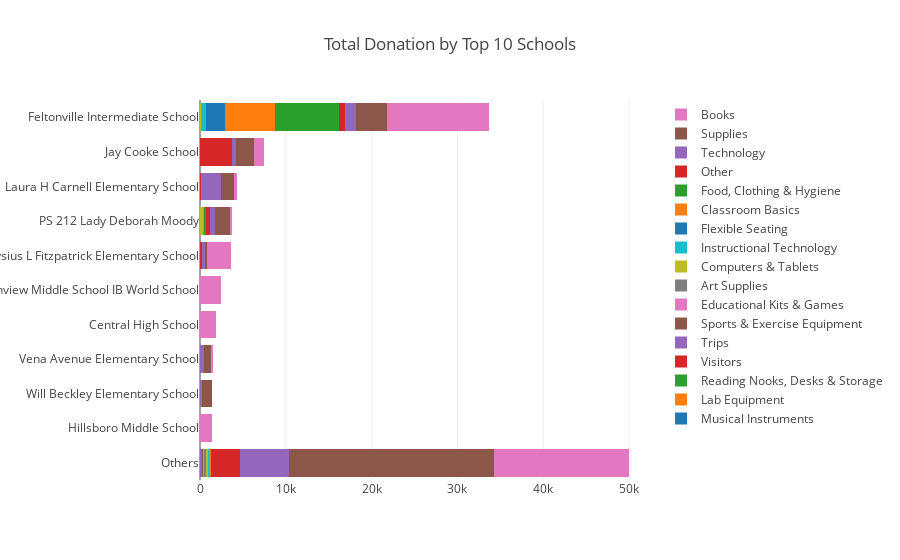

Here is the notebook cell this chart was saved with:
### Markdown cell above
### <a id='4.3'>4.3 Analysis: How is donation distributed amongst the top 10 school that a donor donates to?</a>

### Code cell
index =  'School Name'
values = 'Donation Amount'
columns = 'Project Resource Category'
xAxisOrder = None
orderBy = 'Project Resource Category'

chart = stacked_chart_data(df, index, values, columns, orderBy, xAxisOrder)

chart_1 = chart[0:10].copy(deep = True)
chart_1.loc[len(chart_1)] = chart[10:].sum(axis = 0)
chart_1 = chart_1.rename(index={10: 'Others'})
stacked_horiz_bar(chart_1, 'Top 10 Schools')

### Figure 1 — Plotly figure (JSON) as saved in the notebook; plotly's stock layout.template omitted (floating-point values rounded to 4 significant figures)
{"data": [{"name": "Musical Instruments", "orientation": "h", "type": "bar", "x": [4, 0, 0, 0, 0, 0, 0, 0, 0, 0, 0], "y": ["Others", "Hillsboro Middle School", "Will Beckley Elementary School", "Vena Avenue Elementary School", "Central High School", "Northview Middle School IB World School", "Aloysius L Fitzpatrick Elementary School", "PS 212 Lady Deborah Moody", "Laura H Carnell Elementary School", "Jay Cooke School", "Feltonville Intermediate School"]}, {"name": "Lab Equipment", "orientation": "h", "type": "bar", "x": [13, 0, 0, 0, 0, 0, 0, 0, 0, 0, 0], "y": ["Others", "Hillsboro Middle School", "Will Beckley Elementary School", "Vena Avenue Elementary School", "Central High School", "Northview Middle School IB World School", "Aloysius L Fitzpatrick Elementary School", "PS 212 Lady Deborah Moody", "Laura H Carnell Elementary School", "Jay Cooke School", "Feltonville Intermediate School"]}, {"name": "Reading Nooks, Desks & Storage", "orientation": "h", "type": "bar", "x": [9, 0, 0, 0, 0, 0, 0, 0, 0, 0, 10], "y": ["Others", "Hillsboro Middle School", "Will Beckley Elementary School", "Vena Avenue Elementary School", "Central High School", "Northview Middle School IB World School", "Aloysius L Fitzpatrick Elementary School", "PS 212 Lady Deborah Moody", "Laura H Carnell Elementary School", "Jay Cooke School", "Feltonville Intermediate School"]}, {"name": "Visitors", "orientation": "h", "type": "bar", "x": [28, 0, 0, 0, 0, 0, 0, 0, 0, 0, 0], "y": ["Others", "Hillsboro Middle School", "Will Beckley Elementary School", "Vena Avenue Elementary School", "Central High School", "Northview Middle School IB World School", "Aloysius L Fitzpatrick Elementary School", "PS 212 Lady Deborah Moody", "Laura H Carnell Elementary School", "Jay Cooke School", "Feltonville Intermediate School"]}, {"name": "Trips", "orientation": "h", "type": "bar", "x": [129.1, 0, 0, 0, 0, 2, 0, 0, 0, 0, 0], "y": ["Others", "Hillsboro Middle School", "Will Beckley Elementary School", "Vena Avenue Elementary School", "Central High School", "Northview Middle School IB World School", "Aloysius L Fitzpatrick Elementary School", "PS 212 Lady Deborah Moody", "Laura H Carnell Elementary School", "Jay Cooke School", "Feltonville Intermediate School"]}, {"name": "Sports & Exercise Equipment", "orientation": "h", "type": "bar", "x": [135, 0, 0, 0, 0, 0, 0, 0, 0, 0, 0], "y": ["Others", "Hillsboro Middle School", "Will Beckley Elementary School", "Vena Avenue Elementary School", "Central High School", "Northview Middle School IB World School", "Aloysius L Fitzpatrick Elementary School", "PS 212 Lady Deborah Moody", "Laura H Carnell Elementary School", "Jay Cooke School", "Feltonville Intermediate School"]}, {"name": "Educational Kits & Games", "orientation": "h", "type": "bar", "x": [137, 0, 0, 0, 0, 0, 0, 25, 0, 0, 20], "y": ["Others", "Hillsboro Middle School", "Will Beckley Elementary School", "Vena Avenue Elementary School", "Central High School", "Northview Middle School IB World School", "Aloysius L Fitzpatrick Elementary School", "PS 212 Lady Deborah Moody", "Laura H Carnell Elementary School", "Jay Cooke School", "Feltonville Intermediate School"]}, {"name": "Art Supplies", "orientation": "h", "type": "bar", "x": [214, 0, 0, 0, 0, 0, 0, 0, 0, 0, 0], "y": ["Others", "Hillsboro Middle School", "Will Beckley Elementary School", "Vena Avenue Elementary School", "Central High School", "Northview Middle School IB World School", "Aloysius L Fitzpatrick Elementary School", "PS 212 Lady Deborah Moody", "Laura H Carnell Elementary School", "Jay Cooke School", "Feltonville Intermediate School"]}, {"name": "Computers & Tablets", "orientation": "h", "type": "bar", "x": [222, 0, 0, 0, 0, 0, 45, 363.8, 0, 0, 40], "y": ["Others", "Hillsboro Middle School", "Will Beckley Elementary School", "Vena Avenue Elementary School", "Central High School", "Northview Middle School IB World School", "Aloysius L Fitzpatrick Elementary School", "PS 212 Lady Deborah Moody", "Laura H Carnell Elementary School", "Jay Cooke School", "Feltonville Intermediate School"]}, {"name": "Instructional Technology", "orientation": "h", "type": "bar", "x": [107, 0, 0, 0, 0, 0, 0, 0, 0, 0, 589.3], "y": ["Others", "Hillsboro Middle School", "Will Beckley Elementary School", "Vena Avenue Elementary School", "Central High School", "Northview Middle School IB World School", "Aloysius L Fitzpatrick Elementary School", "PS 212 Lady Deborah Moody", "Laura H Carnell Elementary School", "Jay Cooke School", "Feltonville Intermediate School"]}, {"name": "Flexible Seating", "orientation": "h", "type": "bar", "x": [97, 0, 0, 0, 0, 0, 0, 0, 0, 0, 2234.0], "y": ["Others", "Hillsboro Middle School", "Will Beckley Elementary School", "Vena Avenue Elementary School", "Central High School", "Northview Middle School IB World School", "Aloysius L Fitzpatrick Elementary School", "PS 212 Lady Deborah Moody", "Laura H Carnell Elementary School", "Jay Cooke School", "Feltonville Intermediate School"]}, {"name": "Classroom Basics", "orientation": "h", "type": "bar", "x": [196.8, 0, 0, 0, 0, 0, 0, 120, 0, 0, 5791.0], "y": ["Others", "Hillsboro Middle School", "Will Beckley Elementary School", "Vena Avenue Elementary School", "Central High School", "Northview Middle School IB World School", "Aloysius L Fitzpatrick Elementary School", "PS 212 Lady Deborah Moody", "Laura H Carnell Elementary School", "Jay Cooke School", "Feltonville Intermediate School"]}, {"name": "Food, Clothing & Hygiene", "orientation": "h", "type": "bar", "x": [44, 0, 0, 0, 0, 0, 0, 190, 0, 0, 7494.0], "y": ["Others", "Hillsboro Middle School", "Will Beckley Elementary School", "Vena Avenue Elementary School", "Central High School", "Northview Middle School IB World School", "Aloysius L Fitzpatrick Elementary School", "PS 212 Lady Deborah Moody", "Laura H Carnell Elementary School", "Jay Cooke School", "Feltonville Intermediate School"]}, {"name": "Other", "orientation": "h", "type": "bar", "x": [3346.0, 0, 0, 14, 0, 0, 205, 521.8, 150, 3701, 728], "y": ["Others", "Hillsboro Middle School", "Will Beckley Elementary School", "Vena Avenue Elementary School", "Central High School", "Northview Middle School IB World School", "Aloysius L Fitzpatrick Elementary School", "PS 212 Lady Deborah Moody", "Laura H Carnell Elementary School", "Jay Cooke School", "Feltonville Intermediate School"]}, {"name": "Technology", "orientation": "h", "type": "bar", "x": [5683.0, 0, 234, 403.2, 0, 0, 300, 490, 2343.0, 491, 1264.0], "y": ["Others", "Hillsboro Middle School", "Will Beckley Elementary School", "Vena Avenue Elementary School", "Central High School", "Northview Middle School IB World School", "Aloysius L Fitzpatrick Elementary School", "PS 212 Lady Deborah Moody", "Laura H Carnell Elementary School", "Jay Cooke School", "Feltonville Intermediate School"]}, {"name": "Supplies", "orientation": "h", "type": "bar", "x": [23880.0, 0, 1139, 809.3, 4, 0, 287, 1806, 1492, 2054, 3568.0], "y": ["Others", "Hillsboro Middle School", "Will Beckley Elementary School", "Vena Avenue Elementary School", "Central High School", "Northview Middle School IB World School", "Aloysius L Fitzpatrick Elementary School", "PS 212 Lady Deborah Moody", "Laura H Carnell Elementary School", "Jay Cooke School", "Feltonville Intermediate School"]}, {"name": "Books", "orientation": "h", "type": "bar", "x": [15790.0, 1348.0, 0, 235, 1902.0, 2400, 2830.0, 167.4, 370, 1166.0, 11910.0], "y": ["Others", "Hillsboro Middle School", "Will Beckley Elementary School", "Vena Avenue Elementary School", "Central High School", "Northview Middle School IB World School", "Aloysius L Fitzpatrick Elementary School", "PS 212 Lady Deborah Moody", "Laura H Carnell Elementary School", "Jay Cooke School", "Feltonville Intermediate School"]}], "layout": {"barmode": "stack", "font": {"size": 12}, "margin": {"l": 200}, "title": "Total Donation by Top 10 Schools"}}
